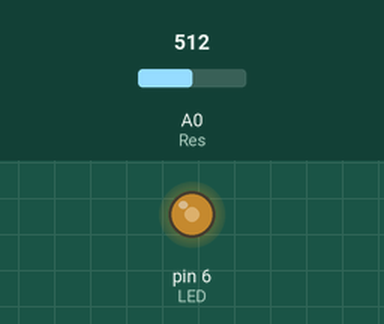
A sketch run on a simulated Arduino Uno, built with avr-gcc and run on an emulated ATmega328P. Shown: output pins drawn as LEDs (lit = HIGH). Inputs (shaded band) come from the test bench; at power-on: A0 (Res) = 512.

Above: at 1.2 s.
1.3 s: A0 (Res) set to 716
At 1.8 s:
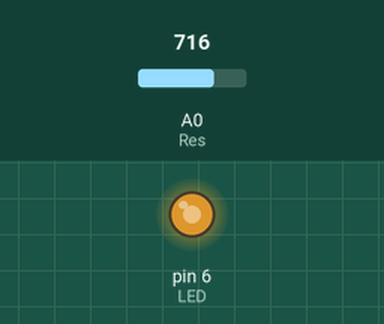
2.8 s: A0 (Res) set to 900
At 3.2 s:
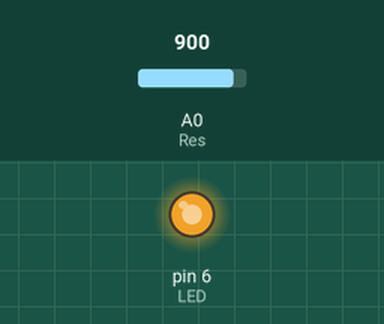
4.3 s: A0 (Res) set to 122
At 5.5 s:
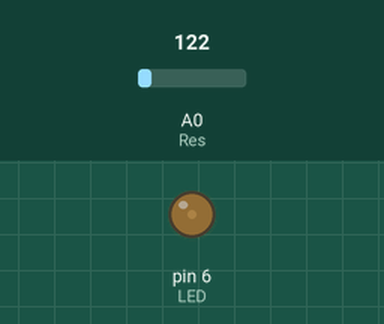
5.8 s: A0 (Res) set to 0
At 7.0 s:
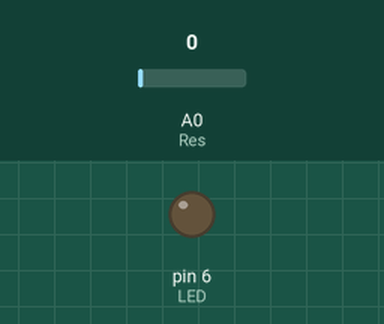
7.3 s: A0 (Res) set to 511
At 8.4 s:
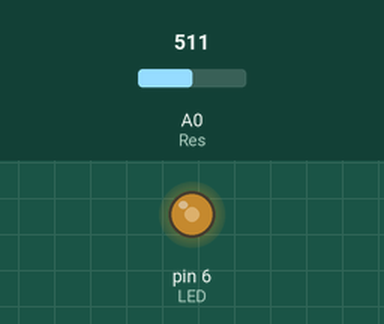
Timing chart, 0 to 9.8 s (numbered marks = the images above; inputs shaded):
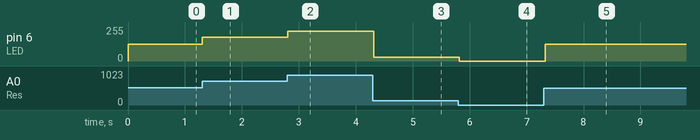

The sketch:

ChangeResistor.ino
```cpp
#define Res A0
#define LED 6
int Giatribiendoi = 0;
void setup() {
  // put your setup code here, to run once:
  pinMode(Res, INPUT);
  pinMode(LED, OUTPUT);
}

void loop() {
  // put your main code here, to run repeatedly:
  int Level = analogRead(Res);
  Giatribiendoi = map(Level, 0, 1023, 0, 255);
  analogWrite(LED, Giatribiendoi);
  delay(50);
}
```

Measured:
- after the input at 1.3 s, pin 6 (LED): 127/255 → 178/255 at once
- after the input at 2.8 s, pin 6 (LED): 178/255 → 224/255 at once
- after the input at 4.3 s, pin 6 (LED): 224/255 → 30/255 at once
- after the input at 5.8 s, pin 6 (LED): 30/255 → 0/255 at once
- after the input at 7.3 s, pin 6 (LED): 0/255 → 127/255 at once
